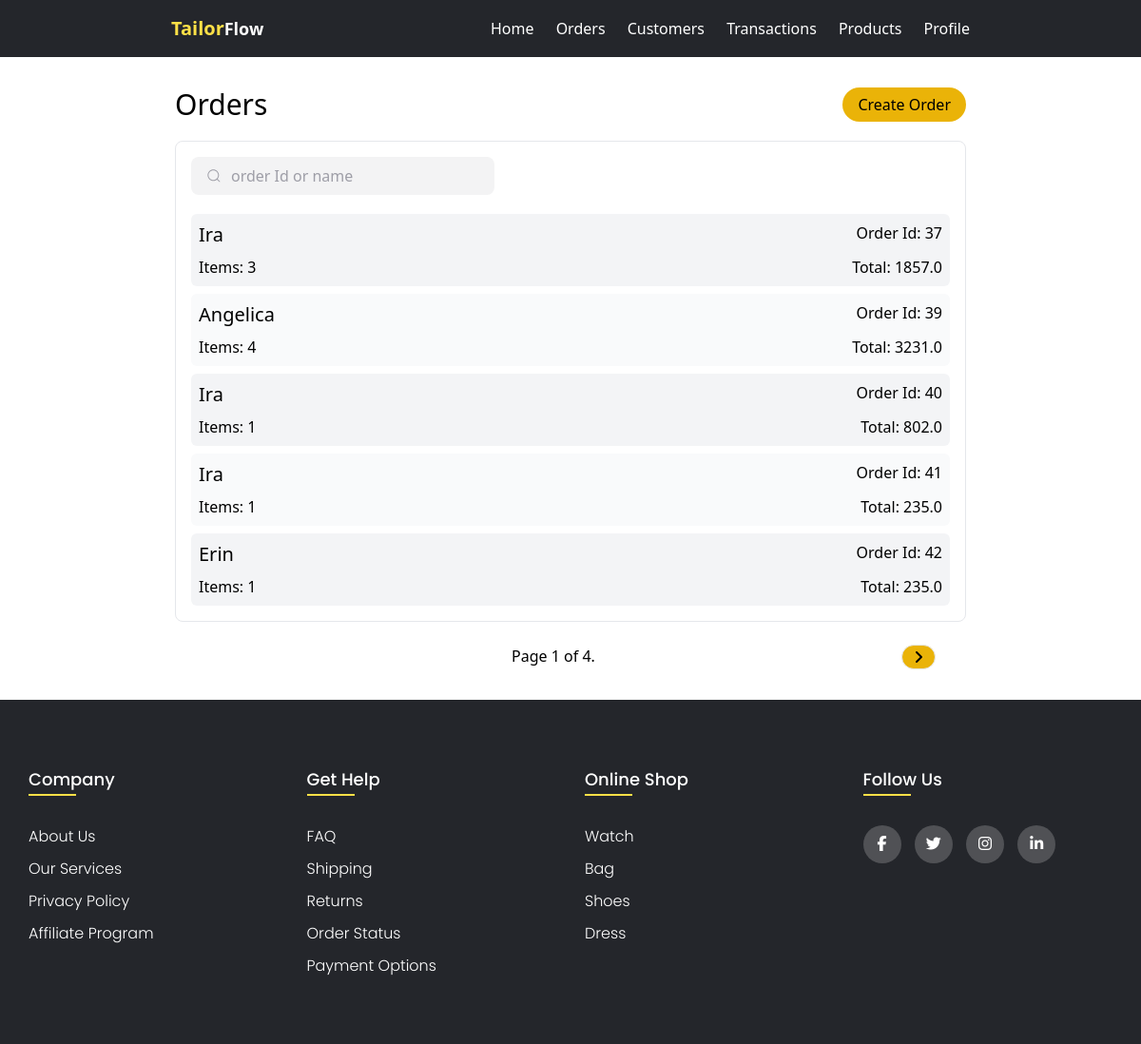
Page /orders/ (signed in) on the earlier database version.
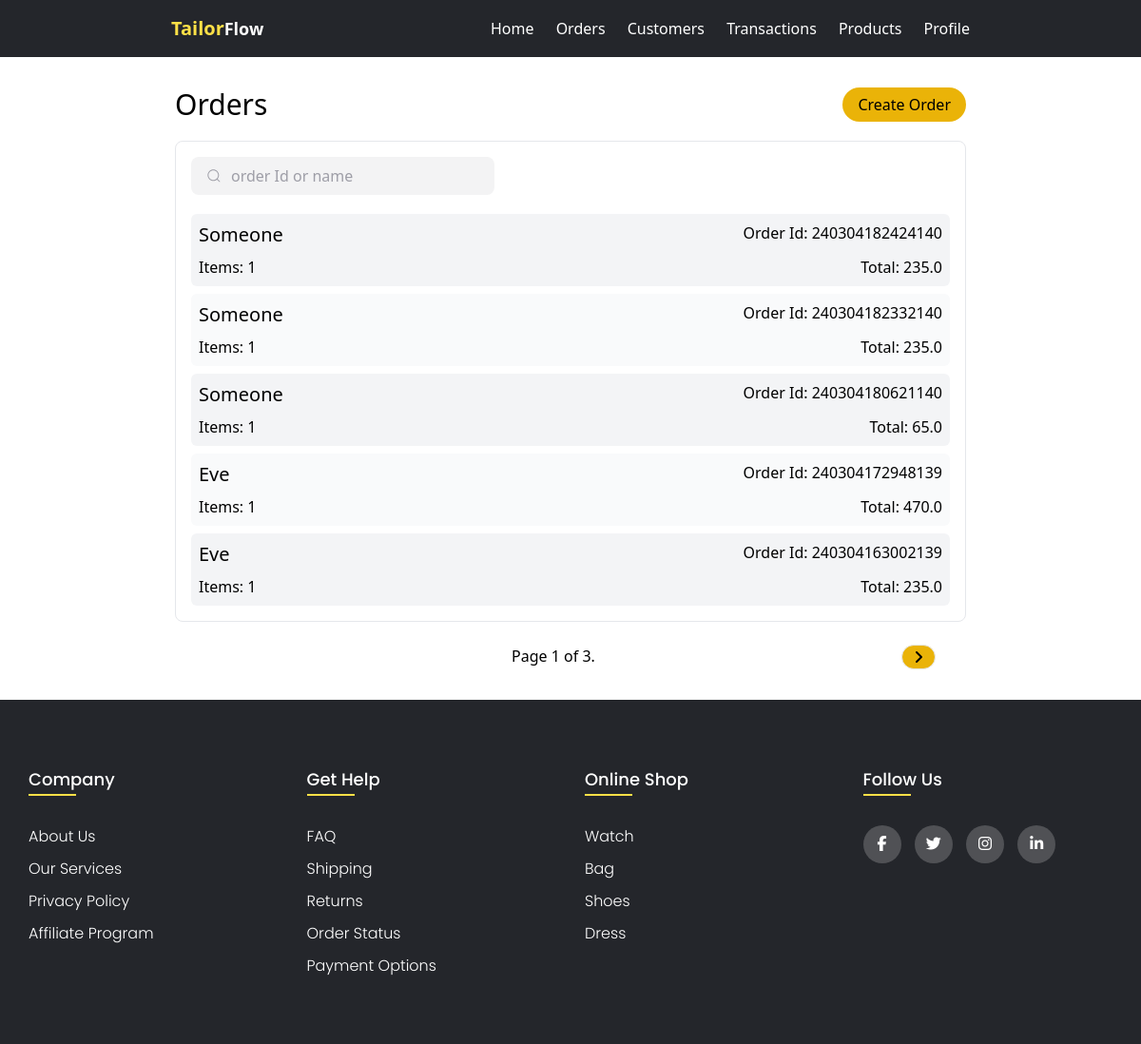
Same page on the later database version.
### apps/orders/models.py (models this page shows)
class Order(models.Model):
    payment_choices = [
        ('PRE','PREPAID'),
        ('POST','POSTPAID')
    ]
    id = models.CharField(max_length=100,primary_key=True,unique=True,blank=True)
    tailor = models.ForeignKey(TailorUser,on_delete=models.CASCADE,null=True,blank=True)
    customer = models.ForeignKey(Customer,on_delete=models.CASCADE,null=True,blank=True)
    order_date_time = models.DateTimeField(auto_now_add=True,blank=True,null=True)
    total_price = models.FloatField(blank=True,null=True)
    payment_type = models.CharField(max_length=50,choices=payment_choices,null=True)
    items_count = models.IntegerField(blank=True,null=True)
    class Meta:
        ordering = ['-order_date_time']

### apps/customers/models.py (models this page shows, shortened)
class Customer(models.Model):
    gender_choices = [
        ('M',"Male"),
        ('F',"Female"),
    ]
    tailor = models.ForeignKey(TailorUser,on_delete=models.CASCADE,blank=True)
    first_name = models.CharField(max_length=100,blank=False)
    last_name = models.CharField(max_length = 100)
    email = models.EmailField(blank=False)
    gender = models.CharField(max_length=1,choices=gender_choices)
    city = models.CharField(max_length=50,blank=False)
    phone = models.CharField(max_length=20,blank=False)
    profile = models.ImageField(blank=True,null=True,upload_to='profile/',default='default/profile-user.png')
    created_at = models.DateTimeField(auto_now_add=True)
    class Meta:
        ordering = ['-id']

### apps/orders/views.py (the view)
# urls.py: path('',include('apps.orders.urls')),
@login_required
def orders(request):
    orders = Order.objects.filter(tailor=request.user)
    paginator = Paginator(orders, 5)
    page_obj = paginator.get_page(1)
    return render(request,'orders/orders.html',{'page_obj':page_obj})

### apps/orders/templates/orders/orders.html (shortened to what this page needs)
{%extends 'base.html'%}
{%load static%}
{%block stylesheet%}
  <link rel="stylesheet" href="{%static 'css/customers.css'%}">
{%endblock stylesheet%}
{%block content%}
  <section class="order-section min-h-[90vh]">
    <div class="order-content max-w-4xl mx-auto sm:p-8 p-4">
      <div class=" flex justify-between ">
        <h1 class=" text-xl sm:text-3xl font-medium">Orders</h1>
        <button class=" sm:px-4 px-2 rounded-full bg-yellow-500 text-black font-medium">
          <a href="{%url 'select-customer'%}">Create Order</a>
        </button>
      </div>
      <div class="border rounded-lg h-fit sm:p-4 p-2 mt-5 gap-3 min-h-[70vh]">
          <div class="searchbar-filters flex gap-3 flex-wrap w-full justify-between items-center">
            <div class="group">
              <input oninput="filterOrders()" placeholder="order Id or name" type="search" class="input search-input">
            </div>
          </div>
          <div class="orders-list  mt-5 gap-2 grid">
            {%for order in page_obj%}
              <div onclick="window.location.href='/order-details/{{order.id}}'" class="order-card-container cursor-pointer rounded-md p-2  odd:bg-gray-100 even:bg-gray-50">
                <div class="order-card space-y-2">
                  <div class=" flex justify-between">
                    <p class=" text-lg sm:text-xl font-medium">{{order.customer.first_name}}</p>
                    <p>Order Id: {{order.id}}</p>
                  </div>
                  <div class=" flex justify-between">
                    <p>Items: {{order.items_count}}</p>
                    <p>Total: <span class=" font-medium">{{order.total_price}}</span></p>
                  </div>
                </div>
              </div>
              {%endfor%}
          </div>
      </div>
      <div class="pagination flex items-center justify-center mx-auto max-w-4xl pt-6 sm:px-8 px-4">
          {%if page_obj%}
          <span class="step-links flex  w-full justify-between">
              <span class="current">
                  Page {{ page_obj.number }} of {{ page_obj.paginator.num_pages }}.
              </span>
              {% if page_obj.has_next %}
                <span>
                  <button type="button" onclick="filterOrders('{{page_obj.next_page_number}}')" class=" border px-3 bg-yellow-500 rounded-full"><i class="fa-solid fa-angle-right"></i></button>
                </span>
              {%else%}
                <div class="hidden-obj">
                </div>
              {% endif %}
          </span>
          {%endif%}
        </div>
    </div>
  </section>
{%endblock content%}

### templates/base.html (shortened to what this page needs)
{% load static %}
<!DOCTYPE html>
<html lang="en">
  <head>
    <link
      rel="stylesheet"
      href="https://cdnjs.cloudflare.com/ajax/libs/font-awesome/6.5.1/css/all.min.css"
    />
    {%block stylesheet%} {%endblock stylesheet%}
    <link rel="stylesheet" href="{%static 'css/base.css'%}" />
    <link rel="stylesheet" href="{% static 'css/tailwindoutput.css'%}">
  </head>
  <body>
    <nav class="sticky top-0 z-50">
      <div class="logo">
        <h1 class="text-xl font-bold">Tailor</h1>
        <h2 class="text-lg font-bold">Flow</h2>
      </div>
      <ul>
        <li><a href="{%url 'home'%}">Home</a></li>
        <li><a href="{%url 'orders'%}">Orders</a></li>
        <li><a href="{%url 'customers'%}">Customers</a></li>
        <li><a href="{%url 'Transactions'%}">Transactions</a></li>
        <li><a href="{%url 'products'%}">Products</a></li>
        <li><a href="{%url 'profile'%}">Profile</a></li>
      </ul>
    </nav>
    {% block content %}{% endblock content%}
    <footer class="footer">
      <div class="container">
        <div class="row">
          <div class="footer-col">
            <h4>company</h4>
            <ul>
              <li><a href="#">about us</a></li>
              <li><a href="#">our services</a></li>
              <li><a href="#">privacy policy</a></li>
              <li><a href="#">affiliate program</a></li>
            </ul>
          </div>
          <div class="footer-col">
            <h4>get help</h4>
            <ul>
              <li><a href="#">FAQ</a></li>
              <li><a href="#">shipping</a></li>
              <li><a href="#">returns</a></li>
              <li><a href="#">order status</a></li>
              <li><a href="#">payment options</a></li>
            </ul>
          </div>
          <div class="footer-col">
            <h4>online shop</h4>
            <ul>
              <li><a href="#">watch</a></li>
              <li><a href="#">bag</a></li>
              <li><a href="#">shoes</a></li>
              <li><a href="#">dress</a></li>
            </ul>
          </div>
          <div class="footer-col">
            <h4>follow us</h4>
            <div class="social-links">
              <a href="#"><i class="fab fa-facebook-f"></i></a>
              <a href="#"><i class="fab fa-twitter"></i></a>
              <a href="#"><i class="fab fa-instagram"></i></a>
              <a href="#"><i class="fab fa-linkedin-in"></i></a>
            </div>
          </div>
        </div>
      </div>
    </footer>
  </body>
</html>

### apps/customers/static/css/customers.css (style rules this page uses)
.group { display: flex; line-height: 28px; align-items: center; position: relative; min-width: 190px; width: 40%; }
.input { width: 100%; height: 40px; line-height: 28px; padding: 0 1rem; padding-left: 2.5rem; border: 2px solid transparent; border-radius: 8px; outline: none; background-color: #f3f3f4; color: #0d0c22; transition: .3s ease; }
.input::placeholder { color: #9e9ea7; }
.icon { position: absolute; left: 1rem; fill: #9e9ea7; width: 1rem; height: 1rem; }

### static/css/base.css (style rules this page uses)
* { margin:0; padding:0; box-sizing: border-box; }
nav { display: flex; justify-content: space-between; padding-left: 15%; padding-right: 15%; height: 60px; align-items: center; background-color: #24262b; position: fixed; width: 100%; z-index: 1; }
nav ul { display: flex; justify-content: space-between; align-items: center; width: 60%; list-style: none; }
nav ul li a { color: white; text-decoration: none; }
nav .logo { display: flex; color: white; }
nav .logo h1 { color: #fde047; }
footer { line-height: 1.5; font-family: 'Poppins', sans-serif; }
.footer .container { max-width: 1170px; margin:auto; }
.footer .row { display: flex; flex-wrap: wrap; }
.footer-col ul { list-style: none; }
.footer { background-color: #24262b; padding: 70px 0; }
.footer-col { width: 25%; padding: 0 15px; }
.footer-col h4 { font-size: 18px; color: #ffffff; text-transform: capitalize; margin-bottom: 35px; font-weight: 500; position: relative; }
.footer-col h4::before { content: ''; position: absolute; left:0; bottom: -4px; background-color: #fde047; height: 2px; box-sizing: border-box; width: 50px; }
.footer-col ul li:not(:last-child) { margin-bottom: 10px; }
.footer-col ul li a { font-size: 16px; text-transform: capitalize; color: #ffffff; text-decoration: none; font-weight: 300; display: block; transition: all 0.3s ease; }
.footer-col .social-links a { display: inline-block; height: 40px; width: 40px; background-color: rgba(255,255,255,0.2); margin:0 10px 10px 0; text-align: center; line-height: 40px; border-radius: 50%; color: #ffffff; transition: all 0ffffff.5s ease; }

Differences in the rows shown:
removed Order: customer.first_name "Ira", id "37", items_count "3", total_price "1857.0"
removed Order: customer.first_name "Angelica", id "39", items_count "4", total_price "3231.0"
removed Order: customer.first_name "Ira", id "40", items_count "1", total_price "802.0"
removed Order: customer.first_name "Ira", id "41", items_count "1", total_price "235.0"
removed Order: customer.first_name "Erin", id "42", items_count "1", total_price "235.0"
added Order: customer.first_name "Someone", id "240304182424140", items_count "1", total_price "235.0"
added Order: customer.first_name "Someone", id "240304182332140", items_count "1", total_price "235.0"
added Order: customer.first_name "Someone", id "240304180621140", items_count "1", total_price "65.0"
added Order: customer.first_name "Eve", id "240304172948139", items_count "1", total_price "470.0"
added Order: customer.first_name "Eve", id "240304163002139", items_count "1", total_price "235.0"
Other differences:
{{ page_obj.paginator.num_pages }}: "4" → "3"
